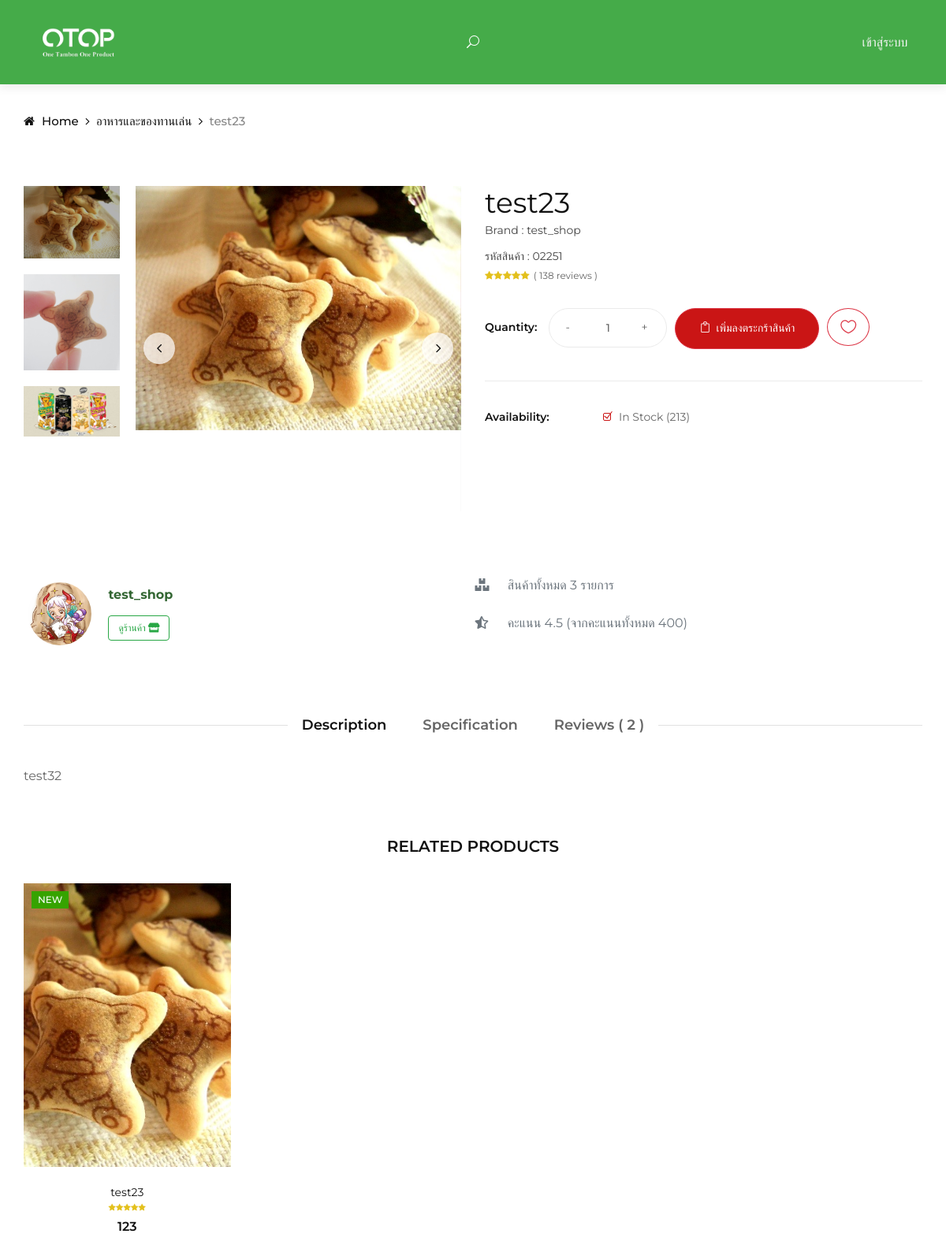
Page /views/Customer/product_detail/product-details.php?product_id=1 on the committed database.
### tables this page shows
CREATE TABLE `product` (
  `product_id` int(11) NOT NULL,
  `product_number` varchar(20) NOT NULL,
  `product_name` varchar(255) NOT NULL,
  `product_description` text NOT NULL,
  `product_specification` text NOT NULL,
  `product_type` int(11) NOT NULL,
  `price` double NOT NULL,
  `shipping_cost` double NOT NULL,
  `stock` int(11) NOT NULL,
  `shop_id` int(11) NOT NULL,
  `delivery_type` int(11) NOT NULL,
  `profile_product` varchar(90) DEFAULT NULL,
  `picture` varchar(90) DEFAULT NULL,
  `qrcode` varchar(50) DEFAULT NULL,
  `modify` int(11) DEFAULT NULL
);

CREATE TABLE `product_type` (
  `id` int(11) NOT NULL,
  `type` varchar(50) NOT NULL,
  `type_eng` varchar(150) NOT NULL
);

### dbConnect.php (called while the page is built, shortened)
<?php
function connectDB()
{
    $servername = "localhost";
    $username = "root";
    $password = "";
    try {
        $conn = new PDO("mysql:host=$servername;dbname=otop_shop;charset=utf8", $username, $password);
        $conn->setAttribute(PDO::ATTR_ERRMODE, PDO::ERRMODE_EXCEPTION);
        return $conn;
    } catch (PDOException $e) {
        return "Connection failed: " . $e->getMessage();
    }
}
function selectData($str)
{
    $myConDB = connectDB();
    try {
        $stmt = $myConDB->prepare($str);
        $stmt->execute();
        $num = 0;
        while ($result = $stmt->fetch(PDO::FETCH_ASSOC)) {
            $num++;
            foreach ($result as $key => $value) {
                $data[$num][$key] = $value;
            }
        }
        $data[0]['numrow'] = $num;
        return $data;
    } catch (PDOException $e) {
        $conn = null;
        return "Error: " . $e->getMessage();
    }
}
?>

### query/query.php (called while the page is built, shortened)
<?php
include_once("../../../dbConnect.php");
function getProductDetail($product_id)
{
    $sql = "SELECT * FROM `product`
                    INNER JOIN `product_type` ON `product`.`product_type` = `product_type`.`id`
                    INNER JOIN `seller-list` ON `product`.`shop_id` = `seller-list`.`shop_id`
            WHERE `product`.`product_id` = '$product_id'";
    $DATA = selectData($sql);
    return $DATA;
}
function getProductByShopID($shop_id)
{
    $sql = "SELECT * FROM `product`
                    INNER JOIN `product_type` ON `product`.`product_type` = `product_type`.`id`
                    INNER JOIN `seller-list` ON `product`.`shop_id` = `seller-list`.`shop_id`
            WHERE `seller-list`.`shop_id` = '$shop_id'";
    $DATA = selectData($sql);
    return $DATA;
}
function getRelateProducts($product_type)
{
    $sql = "SELECT * FROM `product`
                    INNER JOIN `product_type` ON `product`.`product_type` = `product_type`.`id`
                    INNER JOIN `seller-list` ON `product`.`shop_id` = `seller-list`.`shop_id`
            WHERE `product`.`product_type` = '$product_type' ORDER BY RAND()";
    $DATA = selectData($sql);
    return $DATA;
}

### views/Customer/product_detail/product-details.php (the view, shortened to what this page needs)
<!DOCTYPE html>
<html lang="en">
<?php
include_once("../../../query/query.php");
$product_id = $_GET['product_id'];
$PRODUCT_DETAIL = getProductDetail($product_id);
$SALER_PRODUCT = getProductByShopID($product_id);
$RELATIVE_PRODUCT = getRelateProducts($PRODUCT_DETAIL[1]['product_type']);
?>
<head>
</head>
<body>
    <?php include_once("../layout/navbar.php"); ?>
    <div class="breadcrumb-option">
        <div class="container">
            <div class="row">
                <div class="col-lg-12">
                    <div class="breadcrumb__links">
                        <a href="../../../index.php"><i class="fa fa-home"></i> Home</a>
                        <a href="<?php echo "../shop/shop.php?type_id=" . $PRODUCT_DETAIL[1]['id'] ?>"><?php echo $PRODUCT_DETAIL[1]['type'] ?></a>
                        <span><?php echo $PRODUCT_DETAIL[1]['product_name'] ?></span>
                    </div>
                </div>
            </div>
        </div>
    </div>
    <section class="product-details spad">
        <div class="container">
            <div class="row">
                <div class="col-lg-6">
                    <div class="product__details__pic">
                        <div class="product__details__pic__left product__thumb nice-scroll" style="height: 420px;">
                            <a class="pt active" href="#product-1">
                                <img src="<?php echo "../../../img/product/profile/" . $PRODUCT_DETAIL[1]["profile_product"] ?>" alt="" style="object-fit: cover;">
                            </a>
                            <?php
                            $PICTURE_PRODUCT = array_diff(scandir("../../../img/product/" . $PRODUCT_DETAIL[1]["product_id"]), array('..', '.'));
                            for ($i = 0; $i < count($PICTURE_PRODUCT); $i++) {
                                $num = $i + 2;
                            ?>
                                <a class="pt" href="<?php echo '#product-' . $num  ?>">
                                    <img src="<?php echo '../../../img/product/' . trim($PRODUCT_DETAIL[1]["picture"], " ") . $i . ".png"  ?>" alt="">
                                </a>
                            <?php
                            }
                            ?>
                        </div>
                        <div class="product__details__slider__content" style="height: 420px;">
                            <div class="product__details__pic__slider owl-carousel">
                                <img data-hash="product-1" class="product__big__img" src="<?php echo "../../../img/product/profile/" . $PRODUCT_DETAIL[1]["profile_product"] ?>" alt="">
                            </div>
                        </div>
                    </div>
                </div>
                <div class="col-lg-6">
                    <div class="product__details__text">
                        <h2><?php echo $PRODUCT_DETAIL[1]["product_name"]; ?></h2>
                        <h3>
                            <span><?php echo "Brand : " . $PRODUCT_DETAIL[1]["shop_name"]; ?></span>
                        </h3>
                        <span style="font-size: 14px; color: #444444;"><?php echo "รหัสสินค้า : " . $PRODUCT_DETAIL[1]["product_number"]; ?> </span>
                        <br>
                        <div class="rating">
                            <i class="fa fa-star"></i>
                            <i class="fa fa-star"></i>
                            <i class="fa fa-star"></i>
                            <i class="fa fa-star"></i>
                            <i class="fa fa-star"></i>
                            <span>( 138 reviews )</span>
                        </div>
                        <div class="product__details__button">
                            <div class="quantity">
                                <span>Quantity:</span>
                                <div class="pro-qty">
                                    <input type="text" id="quantity" name="quantity" value="1">
                                </div>
                            </div>
                            <button class="cart-btn  btn btn-danger" id="addToCart" onclick="addToCart('<?php echo $PRODUCT_DETAIL[1]['product_id']; ?>','<?php echo $PRODUCT_DETAIL[1]['shop_id'] ?>')">
                                <span class="icon_bag_alt">&nbsp;&nbsp;เพิ่มลงตระกร้าสินค้า</span>
                            </button>
                            <?php
                            if (isset($FAVOURITE[1]["product_id"]) && isset($FAVOURITE[1]["uid"])) {
                            ?>
                                <button class="btn btn-danger btn-lg rounded-circle" id="favourtie" onclick="favouriteP('<?php echo $PRODUCT_DETAIL[1]['product_id']; ?>')">
                                    <span class="icon_heart_alt"></span>
                                </button>
                            <?php
                            } else {
                            ?>
                                <button class="btn btn-outline-danger btn-lg rounded-circle" id="favourtie" onclick="favouriteP('<?php echo $PRODUCT_DETAIL[1]['product_id']; ?>')">
                                    <span class="icon_heart_alt"></span>
                                </button>
                            <?php
                            }
                            ?>
                        </div>
                        <div class="product__details__widget">
                            <ul>
                                <li>
                                    <span>Availability:</span>
                                    <div class="stock__checkbox">
                                        <label for="stockin">
                                            In Stock
                                            <?php
                                            if ($PRODUCT_DETAIL[1]['stock'] > 0) {
                                                echo '<input type="checkbox" id="stockin" checked disabled="true"> (' . $PRODUCT_DETAIL[1]['stock'] . ')';
                                            } else {
                                                echo '<input type="checkbox" id="stockin" disabled="true">';
                                            }
                                            ?>
                                            <span class="checkmark"></span>
                                        </label>
                                    </div>
                                </li>
                            </ul>
                        </div>
                    </div>
                </div>
                <div class="col-lg-12" style="margin-top: 75px; padding-left: 30px;">
                    <div class="row">
                        <div class="col-md-2 d-flex align-items-center d-flex justify-content-center" style="padding: 0px; width: 85px; flex: 0 0 8%;">
                            <img src="<?php echo "../../../img/profile/saler/" . $PRODUCT_DETAIL[1]["profile_shop"] ?>" class="rounded-circle" width="80" height="80" />
                        </div>
                        <div class="col-md-4 align-self-center" style="padding: 0px;">
                            <div class="col-md-12 d-flex justify-content-start">
                                <span class="font-weight-bold mb-0 h6 align-self-center" id="shop-name" style="margin-right: 25px; color: #336633;"><?php echo $PRODUCT_DETAIL[1]['shop_name']; ?></span>
                            </div>
                            <div class="col-md-12 mt-3">
                                <a href="<?php echo "../profile-shop/profile-shop.php?shop_id=" . $PRODUCT_DETAIL[1]['shop_id'] ?>">
                                    <button type="button" class="btn btn-outline-success" style="font-size: 12px;">ดูร้านค้า <i class="fas fa-store"></i></button>
                                </a>
                            </div>
                        </div>
                        <div class="col-md-6" style="padding: 0px; padding-left: 80px;">
                            <div class="col-md-12 text-muted">
                                <div class="row mb-4">
                                    <div class="col-md-1">
                                        <i class="fas fa-boxes"></i>
                                    </div>
                                    <div class="col-md-10">
                                        <?php echo '<span>สินค้าทั้งหมด ' . $SALER_PRODUCT[0]["numrow"] . ' รายการ</span>'; ?>
                                    </div>
                                </div>
                                <div class="row mb-4">
                                    <div class="col-md-1">
                                        <i class="fas fa-star-half-alt"></i>
                                    </div>
                                    <div class="col-md-10">
                                        <span>คะแนน 4.5 (จากคะแนนทั้งหมด 400)</span>
                                    </div>
                                </div>
                            </div>
                        </div>
                    </div>
                </div>
                <div class="col-lg-12">
                    <div class="product__details__tab">
                        <ul class="nav nav-tabs" role="tablist">
                            <li class="nav-item">
                                <a class="nav-link active" data-toggle="tab" href="#tabs-1" role="tab">Description</a>
                            </li>
                            <li class="nav-item">
                                <a class="nav-link" data-toggle="tab" href="#tabs-2" role="tab">Specification</a>
                            </li>
                            <li class="nav-item">
                                <a class="nav-link" data-toggle="tab" href="#tabs-3" role="tab">Reviews ( 2 )</a>
                            </li>
                        </ul>
                        <div class="tab-content">
                            <div class="tab-pane active" id="tabs-1" role="tabpanel">
                                <p style="font-size: 16px;">
                                    <?php echo  $PRODUCT_DETAIL[1]['product_description'] ?>
                                </p>
                            </div>
                        </div>
                    </div>
                    <div class="row">
                        <div class="col-lg-12 text-center">
                            <div class="related__title">
                                <h5>RELATED PRODUCTS</h5>
                            </div>
                        </div>
                        <?php
                        for ($i = 1; $i < count($RELATIVE_PRODUCT) && $i < 5; $i++) {
                        ?>
                            <div class="col-lg-3 col-md-4 col-sm-6">
                                <div class="product__item">
                                    <div class="product__item__pic set-bg" data-setbg="<?php echo "../../../img/product/profile/" . $RELATIVE_PRODUCT[$i]["profile_product"] ?>">
                                        <div class="label new">New</div>
                                        <ul class="product__hover">
                                        </ul>
                                    </div>
                                    <div class="product__item__text">
                                        <h6><a href="<?php echo "../product_detail/product-details.php?product_id=" . $RELATIVE_PRODUCT[$i]['product_id'] ?>"><?php echo $RELATIVE_PRODUCT[$i]['product_name'] ?></a></h6>
                                        <div class="rating">
                                            <i class="fa fa-star"></i>
                                            <i class="fa fa-star"></i>
                                            <i class="fa fa-star"></i>
                                            <i class="fa fa-star"></i>
                                            <i class="fa fa-star"></i>
                                        </div>
                                        <div class="product__price"><?php echo $RELATIVE_PRODUCT[$i]['price'] ?></div>
                                    </div>
                                </div>
                            </div>
                        <?php
                        }
                        ?>
                    </div>
                </div>
            </div>
        </div>
    </section>
</body>
</html>

### rows in the picture
product: product_type.type "อาหารและของทานเล่น", product_name "test23", profile_product (picture), shop.shop_name "test_shop", product_number "02251", stock "213", shop.profile_shop (picture), product_description "test32", price "123"

### other values in the picture
$SALER_PRODUCT[0]["numrow"] "3"
